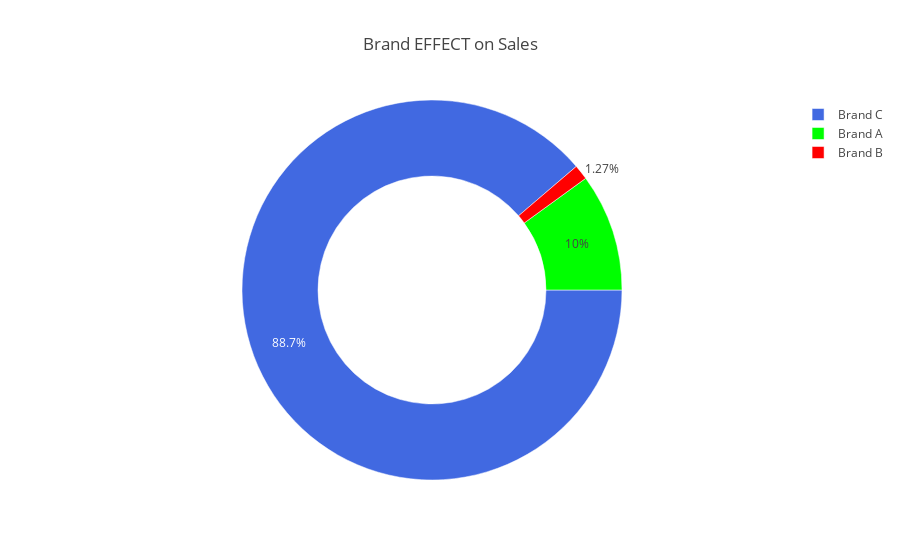

This figure's notebook cell:
### Code cell
lab = df.BRAND.value_counts().keys().tolist()
val = df.BRAND.value_counts().values.tolist()

trace = go.Pie(labels=lab,
                   values=val,
                  marker = dict(colors=['royalblue','lime','red'], line=dict(color='white',width=.5)),
              hole=.6,
               rotation = 90
              )
layout = go.Layout(title='Brand EFFECT on Sales')
data = [trace]
fig = go.Figure(data=data,layout=layout)
py.iplot(fig)

### Figure 1 — Plotly figure (JSON) as saved in the notebook; plotly's stock layout.template omitted (floating-point values rounded to 4 significant figures)
{"data": [{"hole": 0.6, "labels": ["Brand C", "Brand A", "Brand B"], "marker": {"colors": ["royalblue", "lime", "red"], "line": {"color": "white", "width": 0.5}}, "rotation": 90, "type": "pie", "uid": "76fda0c9-c3c5-443d-8ee5-fc169ab3f54e", "values": [11436, 1289, 164]}], "layout": {"title": {"text": "Brand EFFECT on Sales"}}}
